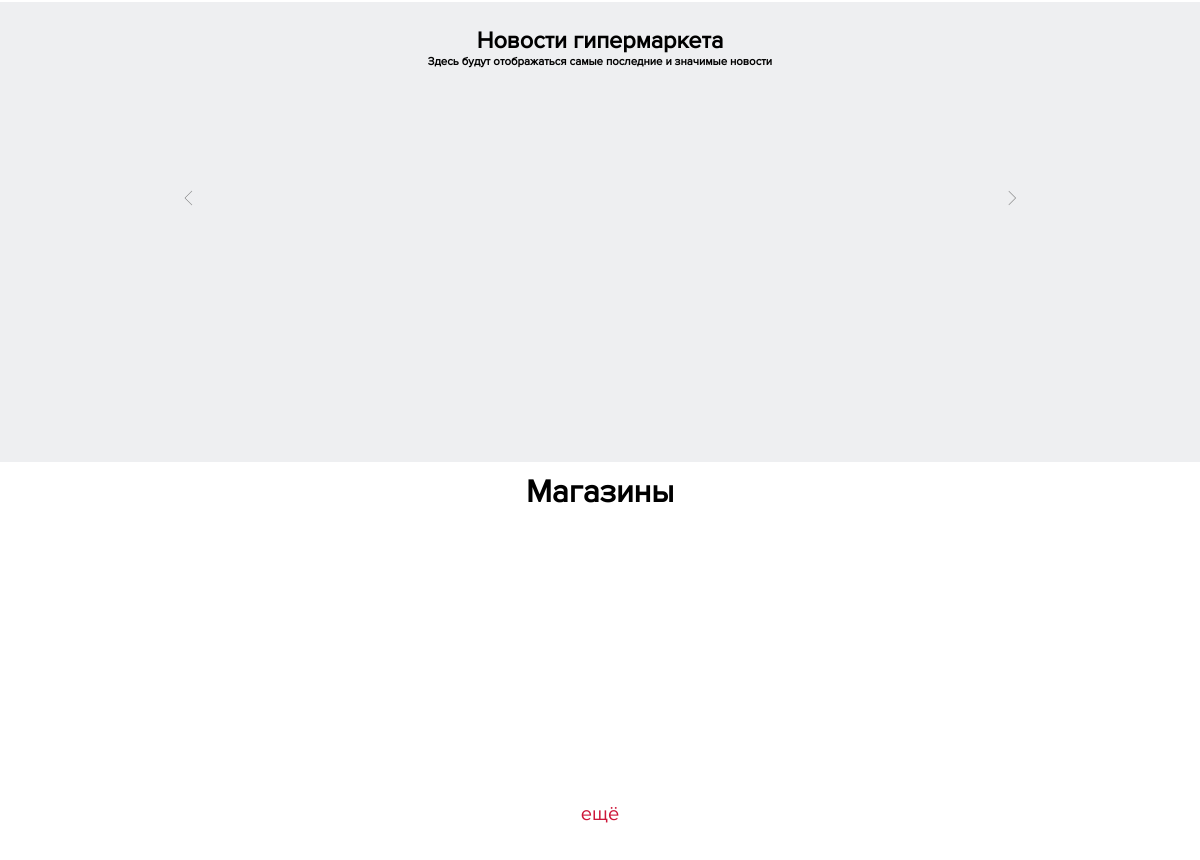
The app's page / (middle part), older data.
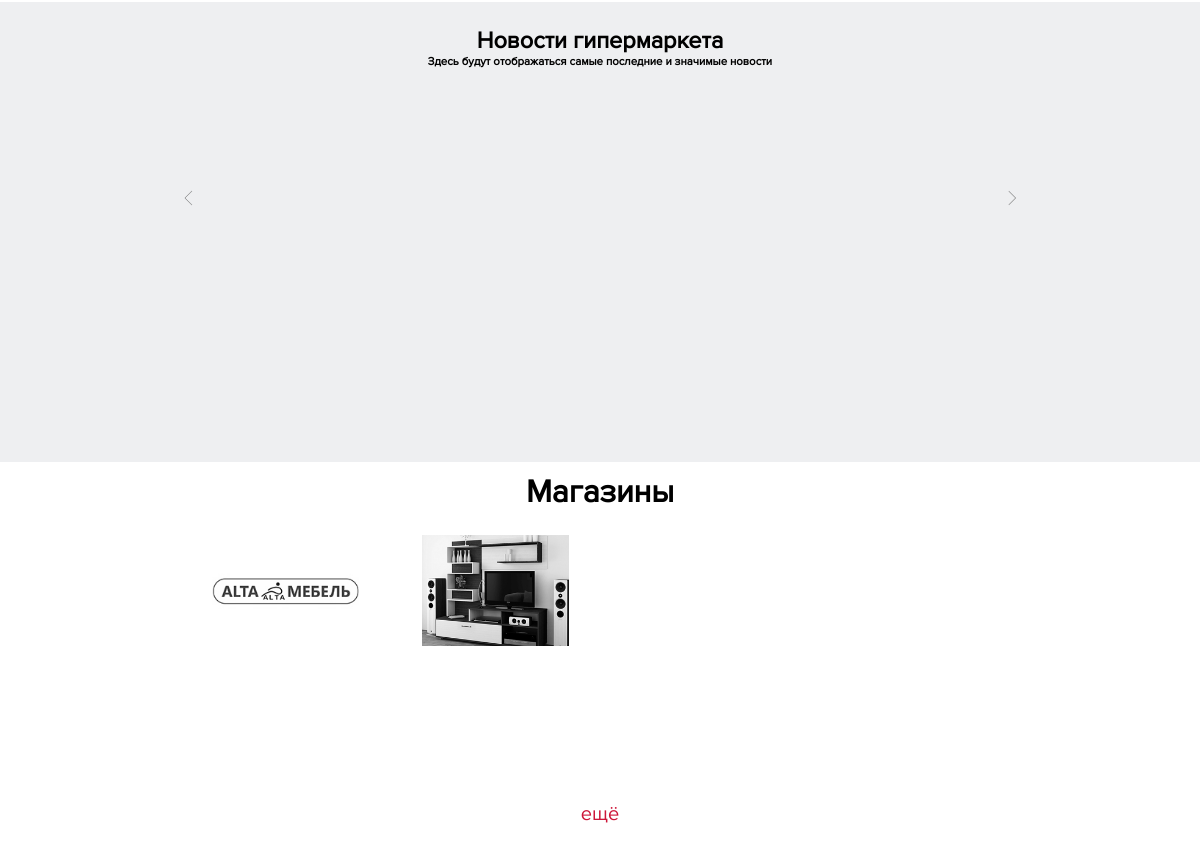
The same page, newer data.
### mainpage/models.py (models this page shows)
class shops(models.Model):
    title = models.CharField(default="Neme",max_length=40)
    discription = models.TextField(default="Описание магазина")
    image = models.ImageField(upload_to="",null=True, blank=True)
    phone1 = models.CharField(default="+375445106036",max_length=40)
    phone2 = models.CharField(default="+375445106036",max_length=40)

### mainpage/views.py (the view)
# urls.py: re_path(r'^$', views.index),
def index(request):
        slider1 = models.slider1fill.objects.all()
        slider2 = discounts.objects.all()
        slider3 = models.slider3fill.objects.all()
        shops = models.shops.objects.all()[:8]
        context={"slider1":slider1, "slider2":slider2, "slider3":slider3, "shops":shops}
        return render(request,'index.html', context)

### mainpage/templates/index.html (shortened to what this page needs)
<html>
<head>
	{% load staticfiles %}
    <link rel='stylesheet prefetch' href='https://cdnjs.cloudflare.com/ajax/libs/Swiper/4.0.7/css/swiper.min.css'>
	<link rel="stylesheet" type="text/css" href="{% static 'mainpage/css/style.css' %}">
	<link rel="stylesheet" type="text/scss" href="{% static 'mainpage/scss/style.scss' %}">
    <link rel="stylesheet" type="text/css" href="{% static 'mainpage/css/style_index.css' %}">
	    <link rel="stylesheet" type="text/css" href="{% static 'mainpage/css/adaptation.css' %}">
  	<link rel="stylesheet"  href="{% static 'mainpage/src/css/lightslider.css' %}"/>
  	<link rel="stylesheet"  href="{% static 'mainpage/css/slider2.css' %}"/>
  	<link rel="stylesheet"  href="{% static 'mainpage/css/slider3.css' %}"/>
</head>
<body>
	<news>
		<div style="font-family: Proxima; font-size: 1.95vw; text-align: center;padding-top: 2%;font-weight: bold;width:100%">Новости гипермаркета</div>
		<div style="font-family: Proxima; font-size: 0.95vw; text-align: center;padding-bottom: 2.5%;font-weight: bold;width:100%">Здесь будут отображаться самые последние и значимые новости</div>
		<div class="slider3">
			<div class="contrs left" onclick="next1()"></div>
		<div class="contrs right" onclick="prev1()"></div>
		</div>
	</news>
	<shop>
		<div class="name">
			<div class="text">
				Магазины
			</div>
		</div>
		<div class="shop">
			{% for objj in shops %}
			<a href="/shops/{{objj.id}}"><div class="shop_image" style="background-image: url({{objj.image.url}});"></div></a>
			{% endfor %}
		</div>
		<div class="name" style="height: 5%">
			<div class="text" style="font-size: 2.5vh; color: #cd1639; font-weight: 100;">
				<a href="/shops" style="text-decoration: none; color: #cd1639"><p style="cursor: pointer;">ещё</p></a>
			</div>
		</div>
	</shop>
</body>
</html>

Row changes from the older to the newer data that the page shows:
added shops: image (picture)
added shops: image (picture)
